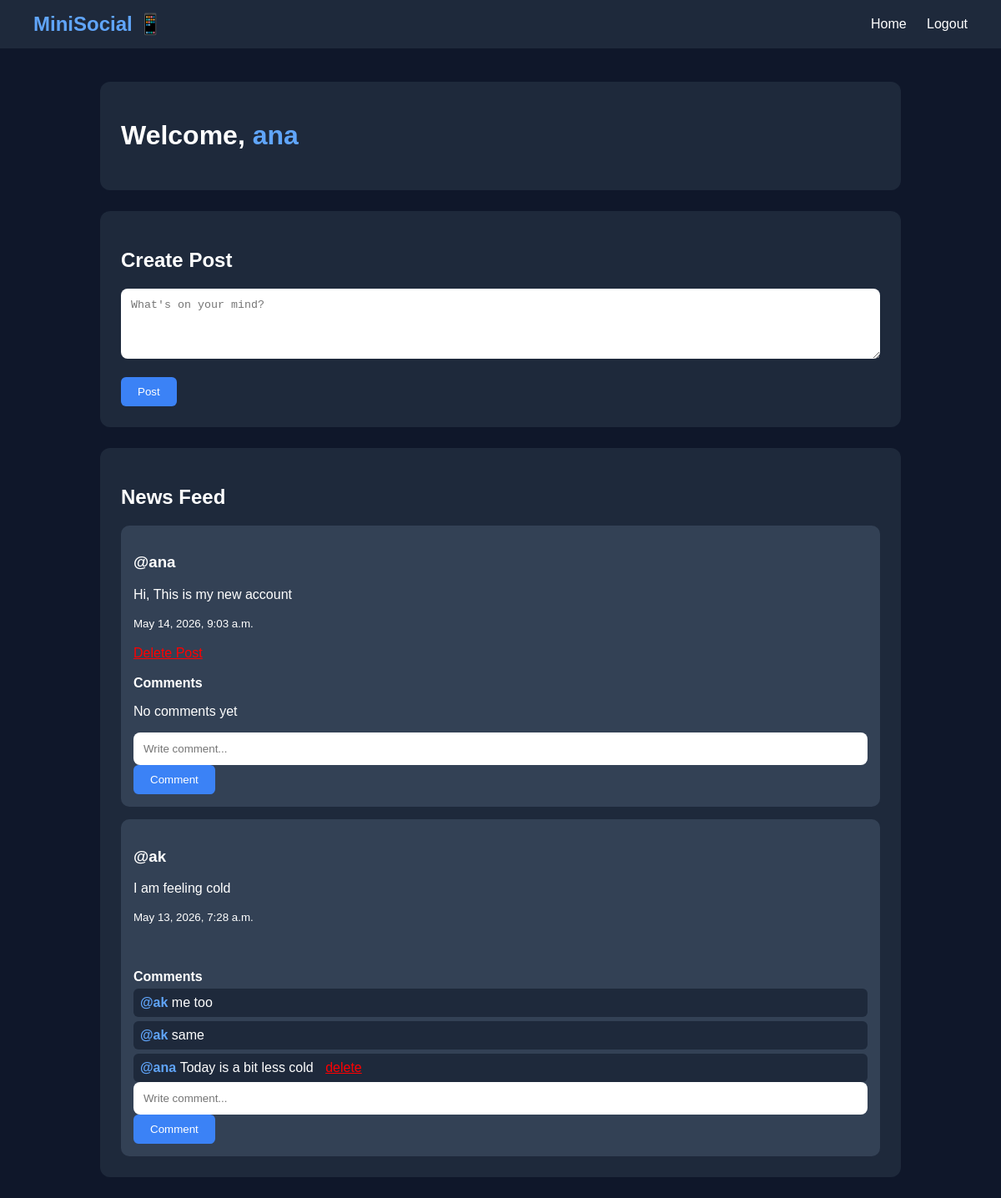
The page / (signed in) on the database its author committed.
### posts/models.py (models this page shows, shortened)
class Post(models.Model):
    user=models.ForeignKey(User,on_delete=models.CASCADE)
    content=models.TextField()
    created_at=models.DateTimeField(auto_now_add=True)

### interactions/models.py (models this page shows, shortened)
class Comment(models.Model):
    user=models.ForeignKey(User,on_delete=models.CASCADE)
    post=models.ForeignKey(Post, on_delete=models.CASCADE,related_name="comments")
    content=models.TextField()
    created_at=models.DateTimeField(auto_now_add=True)

### accounts/views.py (the view)
# urls.py: path('', views.home,name="home"),
def home(request):
    if request.user.is_anonymous:
        return redirect("login")
    posts=Post.objects.all().order_by("-created_at") #- means newest first
    liked_posts = Like.objects.filter(user=request.user).values_list('post_id', flat=True)
    return render(request, "home.html", {
    "posts": posts,
    "liked_posts": liked_posts
})

### templates/home.html (shortened to what this page needs)
<!DOCTYPE html>
<html lang="en">
<head>
</head>
<body>
<div class="navbar">
    <div class="logo">MiniSocial 📱</div>
    <div class="nav-links">
        <a href="/">Home</a>
        <a href="{% url 'logout' %}">Logout</a>
    </div>
</div>
<div class="container">
    <div class="welcome-box">
        <h1>
            Welcome,
            <a href="/profile/{{ user.username }}/"
               style="color:#60a5fa; text-decoration:none;">
                {{ user.username }}
            </a>
        </h1>
    </div>
    <div class="feed-box">
        <h2>Create Post</h2>
        <form method="POST" action="/posts/create/">
            <textarea name="content" placeholder="What's on your mind?" rows="4"></textarea>
            <br><br>
            <button type="submit">Post</button>
        </form>
    </div>
    <div class="feed-box">
        <h2>News Feed</h2>
        {% for post in posts %}
        <div class="post">
            <h3>@{{ post.user.username }}</h3>
            <p>{{ post.content }}</p>
            <small>{{ post.created_at }}</small>
            <br><br>
            {% if request.user == post.user %}
                <a href="/interactions/delete/{{ post.id }}/"
                   onclick="return confirm('Delete this post?')"
                   style="color:red;">
                </a>
            {% endif %}
            <br><br>
            <b>Comments</b>
            {% for comment in post.comments.all %}
                <div style="background:#1e293b; padding:8px; margin-top:5px; border-radius:6px;">
                    <b style="color:#60a5fa;">
                        @{{ comment.user.username }}
                    </b>
                    {{ comment.content }}
                    {% if request.user == comment.user %}
                        <a href="/interactions/comment/delete/{{ comment.id }}/"
                           onclick="return confirm('Delete comment?')"
                           style="color:red; margin-left:10px;">
                            delete
                        </a>
                    {% endif %}
                </div>
            {% empty %}
                <p>No comments yet</p>
            {% endfor %}
            <form method="POST" action="/interactions/comment/{{ post.id }}/">
                <input type="text" name="content" placeholder="Write comment...">
                <button type="submit">Comment</button>
            </form>
        </div>
        {% endfor %}
    </div>
</div>
</body>
</html>

### templates/home.html (style rules this page uses)
body { margin:0; font-family:Arial,sans-serif; background:#0f172a; color:white; }
.navbar { background:#1e293b; padding:15px 40px; display:flex; justify-content:space-between; align-items:center; }
.logo { font-size:24px; font-weight:bold; color:#60a5fa; }
.nav-links a { color:white; text-decoration:none; margin-left:20px; }
.container { width:80%; margin:auto; margin-top:40px; }
.welcome-box, .feed-box { background:#1e293b; padding:25px; border-radius:12px; margin-bottom:25px; }
textarea, input { width:100%; padding:12px; border:none; border-radius:8px; outline:none; box-sizing:border-box; }
button { padding:10px 20px; border:none; border-radius:6px; background:#3b82f6; color:white; cursor:pointer; }
.post { background:#334155; padding:15px; border-radius:10px; margin-top:15px; }

### rows shown on the page
Post: user.username "ana", content "Hi, This is my new account", created_at "May 14, 2026, 9:03 a.m."
Post: user.username "ak", content "I am feeling cold", created_at "May 13, 2026, 7:28 a.m."
Comment: user.username "ak", content "me too"
Comment: user.username "ak", content "same"
Comment: user.username "ana", content "Today is a bit less cold"

### other values the page prints
{{ user.username }} "ana"
